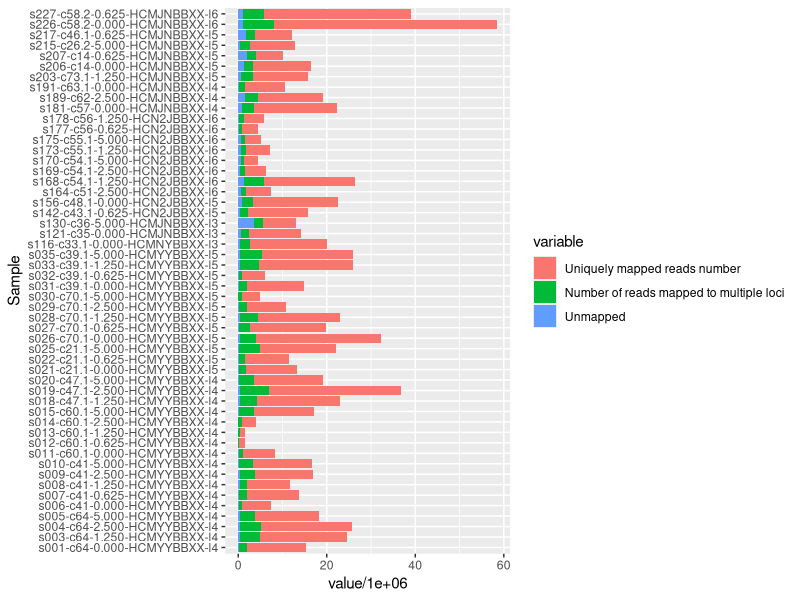

This figure's R source:
## ---- chunk 1
knitr::opts_chunk$set(echo = TRUE)
require(ggplot2)
require(reshape2)
## ---- chunk 2
log_output=read.delim("../data/star_output.tsv", check.names = F, stringsAsFactors = F)
log_output_real=log_output[ ! grepl( "undetermined" , log_output$Sample ), ]
log_output_real$Unmapped=log_output_real[, 'Number of input reads'] - ( log_output_real[, 'Uniquely mapped reads number'] + log_output_real[, 'Number of reads mapped to multiple loci'] ) 

melt_log=melt( log_output_real,  id.vars = "Sample", measure.vars = c('Uniquely mapped reads number', 'Number of reads mapped to multiple loci', 'Unmapped' ) )

ggplot(melt_log, aes(Sample, value/1e6, fill=variable)) + geom_bar(stat="identity") + coord_flip()
